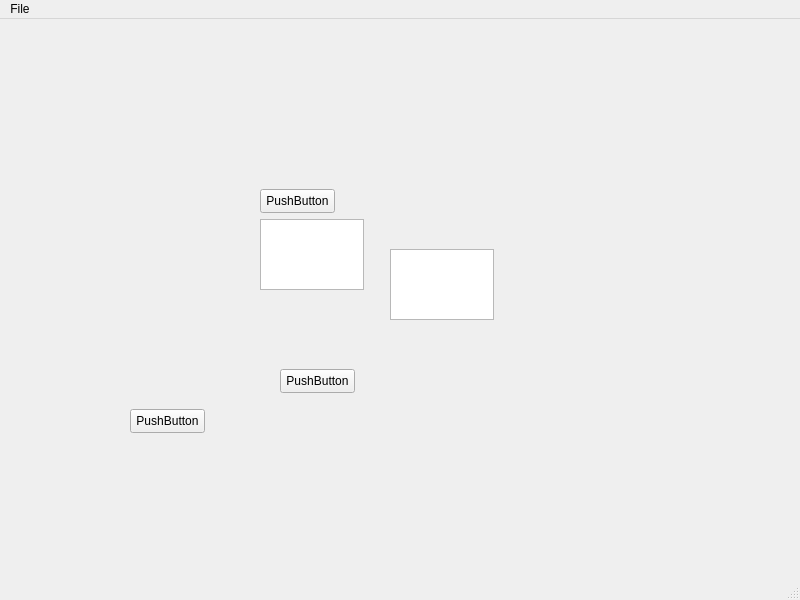
<?xml version="1.0" encoding="UTF-8"?>
<ui version="4.0">
 <class>MainWindow</class>
 <widget class="QMainWindow" name="MainWindow">
  <property name="geometry">
   <rect>
    <x>0</x>
    <y>0</y>
    <width>800</width>
    <height>600</height>
   </rect>
  </property>
  <property name="windowTitle">
   <string>MainWindow</string>
  </property>
  <widget class="QWidget" name="centralwidget">
   <widget class="QPushButton" name="pushButton">
    <property name="geometry">
     <rect>
      <x>260</x>
      <y>170</y>
      <width>75</width>
      <height>24</height>
     </rect>
    </property>
    <property name="text">
     <string>PushButton</string>
    </property>
   </widget>
   <widget class="QTextEdit" name="textEdit">
    <property name="geometry">
     <rect>
      <x>390</x>
      <y>230</y>
      <width>104</width>
      <height>71</height>
     </rect>
    </property>
   </widget>
   <widget class="QTextEdit" name="textEdit_2">
    <property name="geometry">
     <rect>
      <x>260</x>
      <y>200</y>
      <width>104</width>
      <height>71</height>
     </rect>
    </property>
   </widget>
   <widget class="QPushButton" name="pushButton_2">
    <property name="geometry">
     <rect>
      <x>280</x>
      <y>350</y>
      <width>75</width>
      <height>24</height>
     </rect>
    </property>
    <property name="text">
     <string>PushButton</string>
    </property>
   </widget>
   <widget class="QPushButton" name="pushButton_3">
    <property name="geometry">
     <rect>
      <x>130</x>
      <y>390</y>
      <width>75</width>
      <height>24</height>
     </rect>
    </property>
    <property name="text">
     <string>PushButton</string>
    </property>
   </widget>
  </widget>
  <widget class="QMenuBar" name="menubar">
   <property name="geometry">
    <rect>
     <x>0</x>
     <y>0</y>
     <width>800</width>
     <height>22</height>
    </rect>
   </property>
   <widget class="QMenu" name="menuFile">
    <property name="title">
     <string>File</string>
    </property>
    <addaction name="actionOpen"/>
    <addaction name="actionSave"/>
   </widget>
   <addaction name="menuFile"/>
  </widget>
  <widget class="QStatusBar" name="statusbar"/>
  <action name="actionOpen">
   <property name="text">
    <string>Open</string>
   </property>
  </action>
  <action name="actionSave">
   <property name="text">
    <string>Save</string>
   </property>
  </action>
 </widget>
 <resources/>
 <connections/>
</ui>
